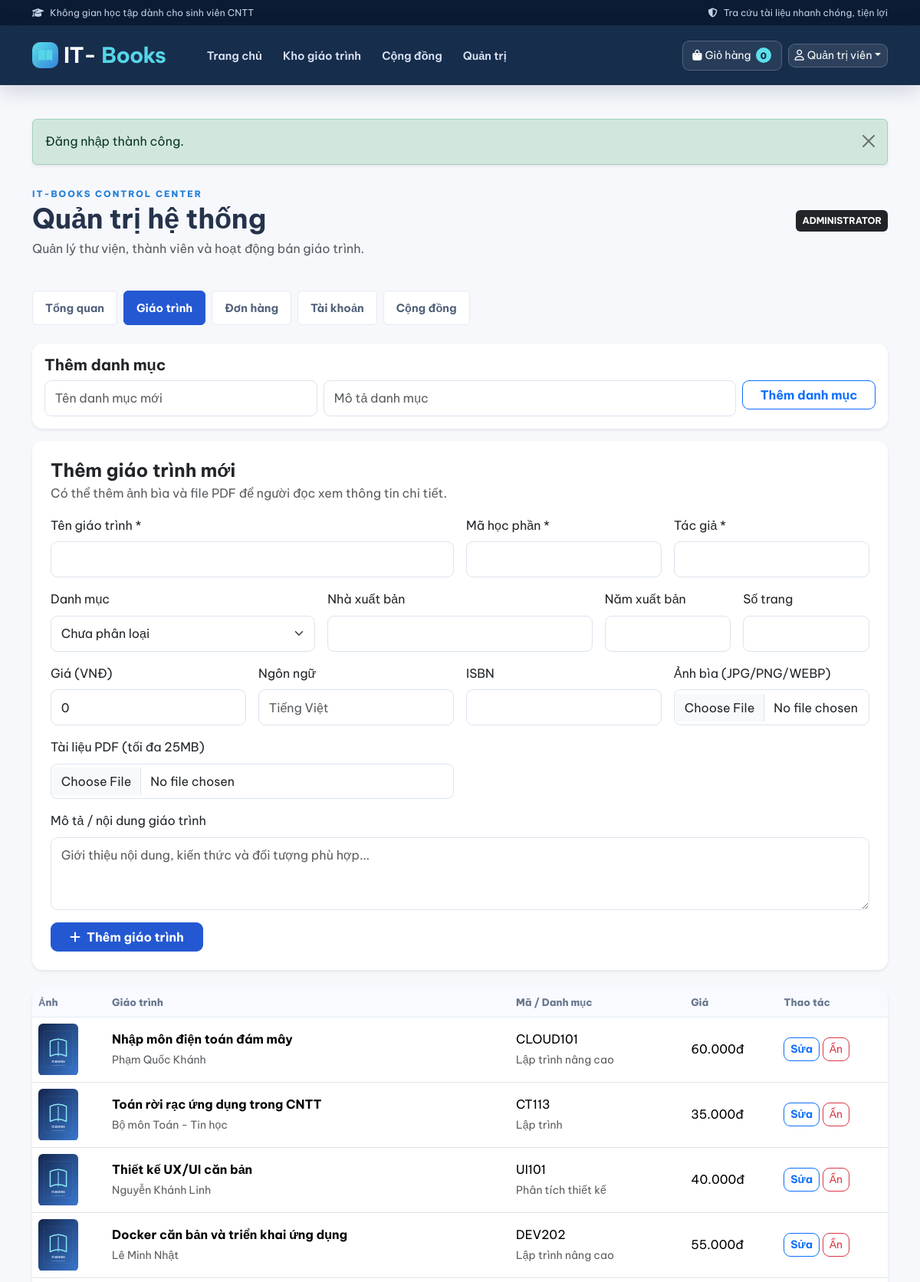
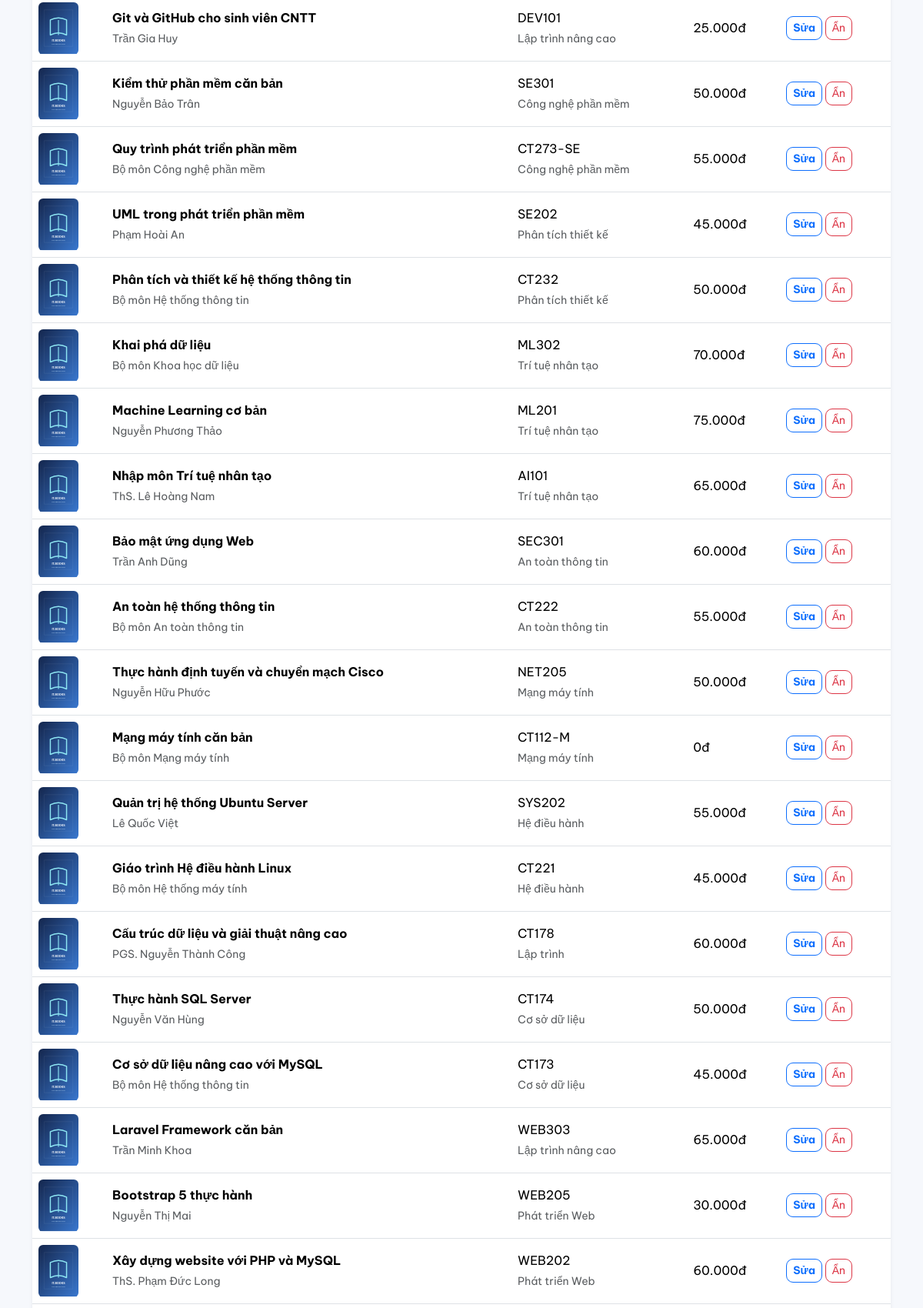
The app's page /admin.php?tab=books (signed in, upper part) with its own data (2 pictures, top to bottom).
### tables this page shows
CREATE TABLE users(id INT AUTO_INCREMENT PRIMARY KEY,name VARCHAR(150) NOT NULL,email VARCHAR(190) NOT NULL UNIQUE,password VARCHAR(255) NOT NULL,role ENUM('user','admin') NOT NULL DEFAULT 'user',status ENUM('active','blocked') NOT NULL DEFAULT 'active',created_at TIMESTAMP DEFAULT CURRENT_TIMESTAMP);

CREATE TABLE books(id INT AUTO_INCREMENT PRIMARY KEY,category_id INT NULL,title VARCHAR(255) NOT NULL,code VARCHAR(50) NOT NULL,author VARCHAR(180) NOT NULL,price DECIMAL(12,2) NOT NULL DEFAULT 0,description TEXT NULL,cover_image VARCHAR(255) NULL,publisher VARCHAR(180) NULL,publish_year SMALLINT NULL,pages SMALLINT UNSIGNED NULL,language VARCHAR(60) NULL,isbn VARCHAR(30) NULL,file_path VARCHAR(255) NULL,status ENUM('active','deleted') NOT NULL DEFAULT 'active',created_at TIMESTAMP DEFAULT CURRENT_TIMESTAMP,updated_at TIMESTAMP NULL DEFAULT NULL ON UPDATE CURRENT_TIMESTAMP,FOREIGN KEY(category_id) REFERENCES categories(id) ON DELETE SET NULL,INDEX(title),INDEX(code));

CREATE TABLE categories(id INT AUTO_INCREMENT PRIMARY KEY,name VARCHAR(120) NOT NULL UNIQUE,description TEXT NULL);

### public/admin.php (the view, shortened to what this page needs)
<?php
require_once dirname(__DIR__) . '/app/config.php'; require_admin(); csrf_check();
$validTabs=['dashboard','books','orders','users','posts'];
$tab=$_GET['tab']??'dashboard';if(!in_array($tab,$validTabs,true))$tab='dashboard';
$stats=['books'=>$pdo->query("SELECT COUNT(*) FROM books WHERE status='active'")->fetchColumn(),'users'=>$pdo->query('SELECT COUNT(*) FROM users')->fetchColumn(),'orders'=>$pdo->query('SELECT COUNT(*) FROM orders')->fetchColumn(),'revenue'=>$pdo->query("SELECT COALESCE(SUM(total),0) FROM orders WHERE status='completed'")->fetchColumn()];
$books=$pdo->query("SELECT b.*,c.name category FROM books b LEFT JOIN categories c ON c.id=b.category_id WHERE b.status<>'deleted' ORDER BY b.id DESC")->fetchAll();
$users=$pdo->query('SELECT * FROM users ORDER BY id DESC')->fetchAll();
header_html('Quản trị IT-Books'); ?>
<div class="admin-heading d-flex justify-content-between align-items-center flex-wrap mb-4"><div><span class="eyebrow">IT-BOOKS CONTROL CENTER</span><h1 class="fw-bold mb-1">Quản trị hệ thống</h1><p class="text-muted mb-0">Quản lý thư viện, thành viên và hoạt động bán giáo trình.</p></div><span class="badge bg-dark p-2">ADMINISTRATOR</span></div>
<ul class="nav nav-pills gap-2 mb-4 admin-tabs"><?php foreach(['dashboard'=>'Tổng quan','books'=>'Giáo trình','orders'=>'Đơn hàng','users'=>'Tài khoản','posts'=>'Cộng đồng'] as $k=>$v):?><li class="nav-item"><a class="nav-link <?=$tab===$k?'active':''?>" href="?tab=<?=$k?>"><?=$v?></a></li><?php endforeach;?></ul>
<?php if($tab==='dashboard'):?><div class="row g-3 mb-4"><?php foreach(['books'=>'Giáo trình đang bán','users'=>'Thành viên','orders'=>'Đơn hàng'] as $k=>$v):?><div class="col-sm-6 col-xl-3"><div class="stat-card"><span><?=$v?></span><strong><?=number_format((int)$stats[$k])?></strong></div></div><?php endforeach;?><div class="col-sm-6 col-xl-3"><div class="stat-card"><span>Doanh thu hoàn thành</span><strong><?=money($stats['revenue'])?></strong></div></div></div><div class="card border-0 shadow-sm p-4 mb-3" data-admin-events><div class="d-flex justify-content-between align-items-center flex-wrap gap-2"><div><h5 class="fw-bold mb-1"><i class="fa-solid fa-tower-broadcast text-primary me-2"></i>Đơn hàng đang chờ</h5><p class="text-muted mb-0">Số liệu được cập nhật trực tiếp bằng Server-Sent Events.</p></div><div class="display-6 fw-bold text-primary" data-pending-count>—</div></div></div><div class="card border-0 shadow-sm p-4"><h5>Quản lý nhanh</h5><p class="text-muted mb-3">Cập nhật ảnh bìa, thông tin xuất bản và tài liệu PDF trong mục Giáo trình.</p><a class="btn btn-primary align-self-start" href="?tab=books">Quản lý giáo trình</a></div>
<?php elseif($tab==='books'):?>
<div class="card border-0 shadow-sm p-3 mb-3"><h5 class="fw-bold">Thêm danh mục</h5><form method="post" class="row g-2"><input type="hidden" name="csrf" value="<?=csrf_token()?>"><input type="hidden" name="action" value="category_save"><input type="hidden" name="tab" value="books"><div class="col-md-4"><input class="form-control" name="name" placeholder="Tên danh mục mới" required></div><div class="col-md-6"><input class="form-control" name="description" placeholder="Mô tả danh mục"></div><div class="col-md-2"><button class="btn btn-outline-primary w-100">Thêm danh mục</button></div></form></div>
<div class="card border-0 shadow-sm p-3 p-lg-4 mb-4"><div class="d-flex justify-content-between flex-wrap align-items-center mb-3"><div><h4 class="fw-bold mb-1">Thêm giáo trình mới</h4><p class="text-muted mb-0">Có thể thêm ảnh bìa và file PDF để người đọc xem thông tin chi tiết.</p></div></div>
<form method="post" enctype="multipart/form-data" class="row g-3"><input type="hidden" name="csrf" value="<?=csrf_token()?>"><input type="hidden" name="action" value="book_save"><input type="hidden" name="tab" value="books">
<div class="col-md-6"><label class="form-label">Tên giáo trình *</label><input class="form-control" name="title" required></div><div class="col-md-3"><label class="form-label">Mã học phần *</label><input class="form-control" name="code" required></div><div class="col-md-3"><label class="form-label">Tác giả *</label><input class="form-control" name="author" required></div>
<div class="col-md-4"><label class="form-label">Danh mục</label><select class="form-select" name="category_id"><option value="">Chưa phân loại</option><?php foreach($cats as $c):?><option value="<?=$c['id']?>"><?=e($c['name'])?></option><?php endforeach;?></select></div><div class="col-md-4"><label class="form-label">Nhà xuất bản</label><input class="form-control" name="publisher"></div><div class="col-md-2"><label class="form-label">Năm xuất bản</label><input class="form-control" type="number" name="publish_year" min="1900" max="2100"></div><div class="col-md-2"><label class="form-label">Số trang</label><input class="form-control" type="number" name="pages" min="1"></div>
<div class="col-md-3"><label class="form-label">Giá (VNĐ)</label><input class="form-control" type="number" name="price" min="0" value="0"></div><div class="col-md-3"><label class="form-label">Ngôn ngữ</label><input class="form-control" name="language" placeholder="Tiếng Việt"></div><div class="col-md-3"><label class="form-label">ISBN</label><input class="form-control" name="isbn"></div><div class="col-md-3"><label class="form-label">Ảnh bìa (JPG/PNG/WEBP)</label><input class="form-control" type="file" name="cover" accept="image/jpeg,image/png,image/webp"></div>
<div class="col-md-6"><label class="form-label">Tài liệu PDF (tối đa 25MB)</label><input class="form-control" type="file" name="pdf" accept="application/pdf"></div><div class="col-12"><label class="form-label">Mô tả / nội dung giáo trình</label><textarea class="form-control" name="description" rows="3" placeholder="Giới thiệu nội dung, kiến thức và đối tượng phù hợp..."></textarea></div><div class="col-12"><button class="btn btn-primary px-4"><i class="fa fa-plus me-2"></i>Thêm giáo trình</button></div></form></div>
<div class="card border-0 shadow-sm table-responsive"><table class="table align-middle mb-0"><thead><tr><th>Ảnh</th><th>Giáo trình</th><th>Mã / Danh mục</th><th>Giá</th><th>Thao tác</th></tr></thead><tbody><?php foreach($books as $b):?><tr><td><img class="admin-thumb" src="<?=e(book_cover($b['cover_image']))?>" alt=""></td><td><strong><?=e($b['title'])?></strong><br><small class="text-muted"><?=e($b['author'])?></small></td><td><?=e($b['code'])?><br><small class="text-muted"><?=e($b['category']??'Chưa phân loại')?></small></td><td><?=money($b['price'])?></td><td class="text-nowrap"><a class="btn btn-sm btn-outline-primary" href="book_edit.php?id=<?=$b['id']?>">Sửa</a> <form method="post" class="d-inline" onsubmit="return confirm('Ẩn giáo trình này?')"><input type="hidden" name="csrf" value="<?=csrf_token()?>"><input type="hidden" name="action" value="book_delete"><input type="hidden" name="tab" value="books"><input type="hidden" name="id" value="<?=$b['id']?>"><button class="btn btn-sm btn-outline-danger">Ẩn</button></form></td></tr><?php endforeach;?></tbody></table></div>
<?php endif;?>
<?php footer_html(); ?>

### app/functions.php (shortened to what this page needs)
<?php
function e($v): string { return htmlspecialchars((string)$v, ENT_QUOTES|ENT_SUBSTITUTE, 'UTF-8'); }
function csrf_token(): string { if(empty($_SESSION['csrf'])) $_SESSION['csrf']=bin2hex(random_bytes(32)); return $_SESSION['csrf']; }
function user(): ?array { return $_SESSION['user']??null; }
function money($n): string { return number_format((float)$n,0,',','.').'đ'; }
function header_html(string $title='IT-Books'): void {
 $u=user(); $count=array_sum(array_column($_SESSION['cart']??[],'quantity'));
 echo '<!doctype html><html lang="vi"><head><meta charset="utf-8"><meta name="viewport" content="width=device-width, initial-scale=1"><meta name="theme-color" content="#102747"><meta name="description" content="IT-Books - Kho giáo trình Công nghệ thông tin. Tra cứu, khám phá và đặt mua tài liệu học tập."><title>'.e($title).' | IT-Books</title><link rel="preconnect" href="https://fonts.googleapis.com"><link rel="preconnect" href="https://fonts.gstatic.com" crossorigin><link href="https://cdn.jsdelivr.net/npm/bootstrap@5.3.3/dist/css/bootstrap.min.css" rel="stylesheet"><link href="https://cdnjs.cloudflare.com/ajax/libs/font-awesome/6.5.2/css/all.min.css" rel="stylesheet"><link href="style.css" rel="stylesheet"></head><body>';
 echo '<div class="topline"><div class="container d-flex justify-content-between align-items-center"><span><i class="fa-solid fa-graduation-cap me-2"></i>Không gian học tập dành cho sinh viên CNTT</span><span class="d-none d-md-inline"><i class="fa-solid fa-shield-halved me-2"></i>Tra cứu tài liệu nhanh chóng, tiện lợi</span></div></div>';
 echo '<nav class="navbar navbar-expand-lg navbar-dark site-nav sticky-top"><div class="container"><a class="navbar-brand fw-bold fs-3" href="index.php"><span class="brand-mark"><i class="fa-solid fa-book-open"></i></span> IT-<span>Books</span></a><button class="navbar-toggler" type="button" data-bs-toggle="collapse" data-bs-target="#nav" aria-controls="nav" aria-expanded="false" aria-label="Mở menu"><span class="navbar-toggler-icon"></span></button><div class="collapse navbar-collapse" id="nav"><ul class="navbar-nav me-auto ms-lg-4"><li class="nav-item"><a class="nav-link" href="index.php">Trang chủ</a></li><li class="nav-item"><a class="nav-link" href="books.php">Kho giáo trình</a></li><li class="nav-item"><a class="nav-link" href="community.php">Cộng đồng</a></li>'.($u&&$u['role']==='admin'?'<li class="nav-item"><a class="nav-link" href="admin.php">Quản trị</a></li>':'').'</ul><div class="nav-actions d-flex gap-2 align-items-center"><a class="btn btn-cart btn-sm" href="cart.php"><i class="fa-solid fa-bag-shopping me-1"></i><span class="d-none d-sm-inline">Giỏ hàng</span> <span class="cart-count">'.$count.'</span></a>';
 if($u){ echo '<div class="dropdown"><button class="btn btn-nav-user btn-sm dropdown-toggle" data-bs-toggle="dropdown"><i class="fa-regular fa-user me-1"></i>'.e($u['name']).'</button><ul class="dropdown-menu dropdown-menu-end shadow border-0"><li><a class="dropdown-item" href="profile.php"><i class="fa-regular fa-id-card me-2 text-primary"></i>Tài khoản</a></li><li><a class="dropdown-item" href="orders.php"><i class="fa-solid fa-box me-2 text-primary"></i>Đơn hàng</a></li><li><hr class="dropdown-divider"></li><li><form method="post" action="logout.php" class="px-3 py-1"><input type="hidden" name="csrf" value="'.csrf_token().'"><button class="dropdown-item text-danger p-0" type="submit"><i class="fa-solid fa-arrow-right-from-bracket me-2"></i>Đăng xuất</button></form></li></ul></div>'; } else echo '<a class="btn btn-nav-login btn-sm" href="auth.php">Đăng nhập <i class="fa-solid fa-arrow-right ms-1"></i></a>';
 echo '</div></div></div></nav><main class="container page-shell">';
 if(!empty($_SESSION['flash'])) { $f=$_SESSION['flash']; unset($_SESSION['flash']); echo '<div class="alert alert-'.e($f['type']).' alert-dismissible fade show mt-3 shadow-sm">'.e($f['message']).'<button class="btn-close" data-bs-dismiss="alert"></button></div>'; }
}
function footer_html(): void { echo '</main><footer class="site-footer mt-5"><div class="container py-5"><div class="row g-4"><div class="col-lg-5"><a class="footer-brand" href="index.php"><i class="fa-solid fa-book-open me-2"></i>IT-Books</a><p class="footer-desc mt-3">Không gian tra cứu và chia sẻ giáo trình Công nghệ thông tin. Hỗ trợ sinh viên tìm tài liệu phù hợp cho từng học phần.</p></div><div class="col-6 col-lg-2"><h6>Khám phá</h6><a href="index.php">Trang chủ</a><a href="books.php">Kho giáo trình</a><a href="community.php">Cộng đồng</a></div><div class="col-6 col-lg-2"><h6>Tài khoản</h6><a href="auth.php">Đăng nhập</a><a href="profile.php">Thông tin cá nhân</a><a href="orders.php">Đơn hàng</a></div><div class="col-lg-3"><h6>IT-Books</h6><p class="footer-desc mb-2"><i class="fa-solid fa-book-open me-2"></i>Học tập và phát triển</p><p class="footer-desc"><i class="fa-solid fa-laptop-code me-2"></i>Công nghệ thông tin</p></div></div><div class="footer-bottom mt-4 pt-3 d-flex flex-wrap justify-content-between gap-2"><span>© '.date('Y').' IT-Books. All rights reserved.</span><span>Thiết kế dành cho cộng đồng học tập CNTT</span></div></div></footer><script src="https://cdn.jsdelivr.net/npm/bootstrap@5.3.3/dist/js/bootstrap.bundle.min.js"></script><script src="main.js"></script></body></html>'; }
function book_cover(?string $path, int $id = 0): string {
    $path = trim((string)$path);
    return $path !== '' ? $path : ($id > 0 ? 'cover.php?id=' . $id : 'assets/covers/default.svg');
}

### public/style.css (style rules this page uses)
:root { --navy:#101d3b;--blue:#2458d3;--cyan:#55d6e8;--ink:#1d2940;--muted:#718096 }
* { font-family:'Be Vietnam Pro',sans-serif }
body { background:#f5f7fb;color:var(--ink) }
.site-nav { background:var(--navy);box-shadow:0 4px 18px #0b173022 }
.navbar-brand span { color:var(--cyan) }
.nav-link { color:#dbe4f6!important }
.eyebrow { font-size:.72rem;letter-spacing:2px;color:#2581d9;font-weight:800 }
.card { border-radius:14px }
.btn { border-radius:9px }
.form-control,.form-select { border-radius:9px;padding:.65rem .8rem }
.admin-thumb { width:52px;height:68px;object-fit:contain;background:#edf3fc;border-radius:6px }
.admin-tabs .nav-link { color:#52617a!important;background:#fff;border:1px solid #e5eaf2 }
.admin-tabs .nav-link.active { color:#fff!important;background:var(--blue);border-color:var(--blue) }
.table td { vertical-align:middle }
.table thead th { white-space:nowrap;color:#68768d;font-size:.82rem;background:#f8faff }
.admin-heading h1 { font-size:clamp(1.7rem,3vw,2.3rem) }
:root { --navy:#102747;--blue:#2458d3;--cyan:#55d6e8;--ink:#1d2940;--muted:#718096;--line:#e7edf5 }
body { background:#f6f8fc;color:#25334b;line-height:1.6 }
.topline { background:#0b1b33;color:#c4d3e8;font-size:.76rem;padding:7px 0;letter-spacing:.1px }
.site-nav { background:rgba(16,39,71,.97);box-shadow:0 8px 28px rgba(12,30,58,.16);backdrop-filter:blur(12px);padding:.72rem 0 }
.navbar-brand { display:flex;align-items:center;gap:7px;letter-spacing:-.7px }
.navbar-brand span:last-child { color:var(--cyan) }
.brand-mark { width:34px;height:34px;border-radius:10px;background:linear-gradient(135deg,#5be0e9,#3484dc);display:inline-grid;place-items:center;color:#102747;font-size:1rem }
.nav-link { font-size:.91rem;font-weight:600;padding:.65rem .85rem!important;border-radius:8px;transition:.2s }
.btn-cart { background:#ffffff12;border:1px solid #ffffff35;color:#fff;border-radius:9px;padding:.48rem .8rem }
.cart-count { display:inline-grid;place-items:center;min-width:20px;height:20px;padding:0 5px;border-radius:20px;background:#5be0e9;color:#102747;font-size:.72rem;font-weight:800;margin-left:3px }
.btn-nav-user { background:#ffffff18;color:#fff;border:1px solid #ffffff30;border-radius:9px }
.page-shell { padding-top:28px;min-height:58vh }
.btn-primary { background:#2458d3;border-color:#2458d3;font-weight:700 }
.btn-outline-primary { font-weight:700 }
.form-control,.form-select { border-color:#dce4ef;background-color:#fff }
.card { border:1px solid #e9eef5 }
.table { --bs-table-bg:transparent }
.table thead th { font-weight:800;border-bottom:1px solid #e5ebf3 }
.admin-heading { padding:8px 0 18px }
.admin-tabs .nav-link { font-weight:700;padding:.6rem 1rem!important }

### records on screen
users: name "Quản trị viên"
books: title "Nhập môn điện toán đám mây", author "Phạm Quốc Khánh", code "CLOUD101", category.name "Lập trình nâng cao", price "60.000đ"
books: title "Toán rời rạc ứng dụng trong CNTT", author "Bộ môn Toán - Tin học", code "CT113", category.name "Lập trình", price "35.000đ"
books: title "Thiết kế UX/UI căn bản", author "Nguyễn Khánh Linh", code "UI101", category.name "Phân tích thiết kế", price "40.000đ"
books: title "Docker căn bản và triển khai ứng dụng", author "Lê Minh Nhật", code "DEV202", category.name "Lập trình nâng cao", price "55.000đ"
books: title "Git và GitHub cho sinh viên CNTT", author "Trần Gia Huy", code "DEV101", category.name "Lập trình nâng cao", price "25.000đ"
books: title "Kiểm thử phần mềm căn bản", author "Nguyễn Bảo Trân", code "SE301", category.name "Công nghệ phần mềm", price "50.000đ"
books: title "Quy trình phát triển phần mềm", author "Bộ môn Công nghệ phần mềm", code "CT273-SE", category.name "Công nghệ phần mềm", price "55.000đ"
books: title "UML trong phát triển phần mềm", author "Phạm Hoài An", code "SE202", category.name "Phân tích thiết kế", price "45.000đ"
books: title "Phân tích và thiết kế hệ thống thông tin", author "Bộ môn Hệ thống thông tin", code "CT232", category.name "Phân tích thiết kế", price "50.000đ"
books: title "Khai phá dữ liệu", author "Bộ môn Khoa học dữ liệu", code "ML302", category.name "Trí tuệ nhân tạo", price "70.000đ"
books: title "Machine Learning cơ bản", author "Nguyễn Phương Thảo", code "ML201", category.name "Trí tuệ nhân tạo", price "75.000đ"
books: title "Nhập môn Trí tuệ nhân tạo", author "ThS. Lê Hoàng Nam", code "AI101", category.name "Trí tuệ nhân tạo", price "65.000đ"
books: title "Bảo mật ứng dụng Web", author "Trần Anh Dũng", code "SEC301", category.name "An toàn thông tin", price "60.000đ"
books: title "An toàn hệ thống thông tin", author "Bộ môn An toàn thông tin", code "CT222", category.name "An toàn thông tin", price "55.000đ"
books: title "Thực hành định tuyến và chuyển mạch Cisco", author "Nguyễn Hữu Phước", code "NET205", category.name "Mạng máy tính", price "50.000đ"
books: title "Mạng máy tính căn bản", author "Bộ môn Mạng máy tính", code "CT112-M", category.name "Mạng máy tính", price "0đ"
books: title "Quản trị hệ thống Ubuntu Server", author "Lê Quốc Việt", code "SYS202", category.name "Hệ điều hành", price "55.000đ"
books: title "Giáo trình Hệ điều hành Linux", author "Bộ môn Hệ thống máy tính", code "CT221", category.name "Hệ điều hành", price "45.000đ"
books: title "Cấu trúc dữ liệu và giải thuật nâng cao", author "PGS. Nguyễn Thành Công", code "CT178", category.name "Lập trình", price "60.000đ"
books: title "Thực hành SQL Server", author "Nguyễn Văn Hùng", code "CT174", category.name "Cơ sở dữ liệu", price "50.000đ"
books: title "Cơ sở dữ liệu nâng cao với MySQL", author "Bộ môn Hệ thống thông tin", code "CT173", category.name "Cơ sở dữ liệu", price "45.000đ"
books: title "Laravel Framework căn bản", author "Trần Minh Khoa", code "WEB303", category.name "Lập trình nâng cao", price "65.000đ"
books: title "Bootstrap 5 thực hành", author "Nguyễn Thị Mai", code "WEB205", category.name "Phát triển Web", price "30.000đ"
books: title "Xây dựng website với PHP và MySQL", author "ThS. Phạm Đức Long", code "WEB202", category.name "Phát triển Web", price "60.000đ"

### other values on screen
$count "0"
$f['message'] "Đăng nhập thành công."
$v "Tổng quan"
$v "Giáo trình"
$v "Đơn hàng"
$v "Tài khoản"
$v "Cộng đồng"
